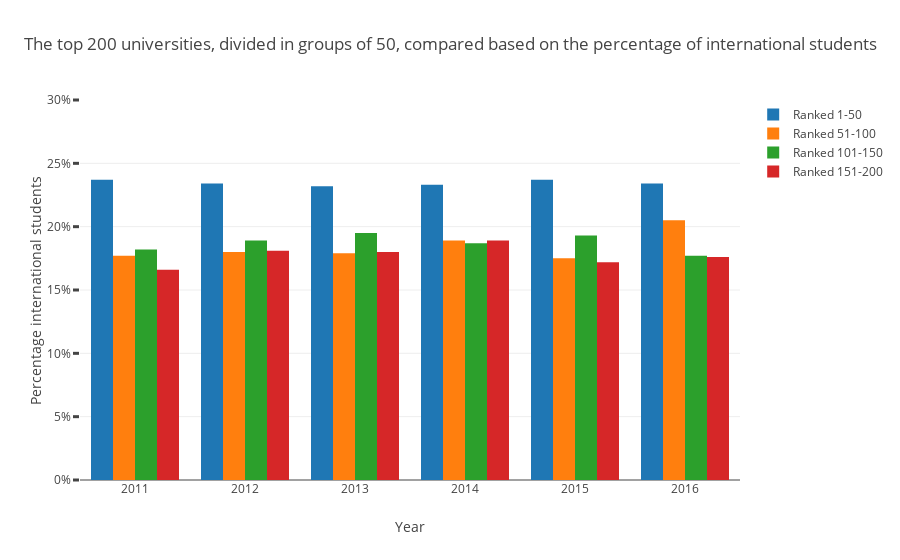

The code cell stored with this chart in its notebook:
### Code cell
#Create a list for all the years for better readability
years = list(range(2011, 2017, 1))

# 
means = []
for i in range(2011, 2017, 1):
    means.append(get_mean(i))

trace1 = go.Bar(
    x=years,
    y=[means[0][0], means[1][0], means[2][0], means[3][0], means[4][0], means[5][0]],
    name='Ranked 1-50'
)
trace2 = go.Bar(
    x=years,
    y=[means[0][1], means[1][1], means[2][1], means[3][1], means[4][1], means[5][1]],
    name='Ranked 51-100'
)
trace3 = go.Bar(
    x=years,
    y=[means[0][2], means[1][2], means[2][2], means[3][2], means[4][2], means[5][2]],
    name='Ranked 101-150'
)
trace4 = go.Bar(
    x=years,
    y=[means[0][3], means[1][3], means[2][3], means[3][3], means[4][3], means[5][3]],
    name='Ranked 151-200'
)

data = [trace1, trace2, trace3, trace4]
layout = go.Layout(
    barmode='group',
    title = 'The top 200 universities, divided in groups of 50, compared based on the percentage of international students',
    yaxis = go.layout.YAxis(
        tickmode = 'linear',
        tick0 = 0,
        dtick = 5,
        ticklen=6,
        tickwidth=3,
        range=[0, 30],
        ticksuffix = "%",
        title = 'Percentage international students'
    ),
    xaxis = go.layout.XAxis(
        title = 'Year'
    )
    
)

fig = go.Figure(data=data, layout=layout)
iplot(fig, filename='grouped-bar')

### Figure 1 — Plotly figure (JSON) as saved in the notebook; plotly's stock layout.template omitted (floating-point values rounded to 4 significant figures)
{"data": [{"name": "Ranked 1-50", "type": "bar", "uid": "5cf58084-6bad-4bac-8a7e-4562af8b7b30", "x": [2011, 2012, 2013, 2014, 2015, 2016], "y": [23.7, 23.4, 23.2, 23.3, 23.7, 23.4]}, {"name": "Ranked 51-100", "type": "bar", "uid": "68622500-9343-48ed-83a5-0392041bd870", "x": [2011, 2012, 2013, 2014, 2015, 2016], "y": [17.7, 18, 17.9, 18.9, 17.5, 20.5]}, {"name": "Ranked 101-150", "type": "bar", "uid": "1adb5f45-9345-4bc2-8c94-ad290c97499d", "x": [2011, 2012, 2013, 2014, 2015, 2016], "y": [18.2, 18.9, 19.5, 18.7, 19.3, 17.7]}, {"name": "Ranked 151-200", "type": "bar", "uid": "7a1e527c-3040-4f86-8352-2c7f00331122", "x": [2011, 2012, 2013, 2014, 2015, 2016], "y": [16.6, 18.1, 18, 18.9, 17.2, 17.6]}], "layout": {"barmode": "group", "title": {"text": "The top 200 universities, divided in groups of 50, compared based on the percentage of international students"}, "xaxis": {"title": {"text": "Year"}}, "yaxis": {"dtick": 5, "range": [0, 30], "tick0": 0, "ticklen": 6, "tickmode": "linear", "ticksuffix": "%", "tickwidth": 3, "title": {"text": "Percentage international students"}}}}
